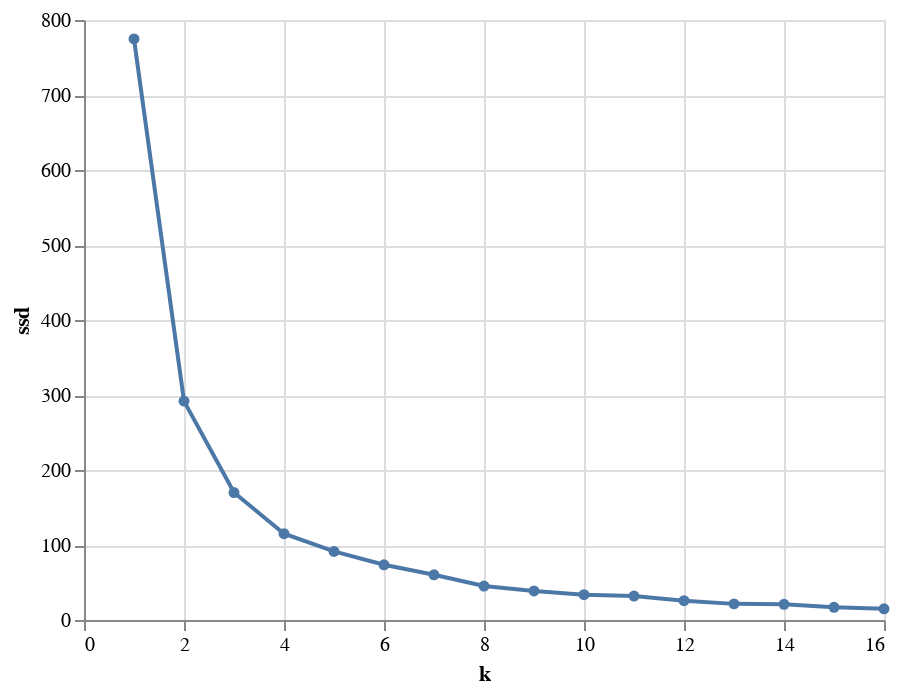

Notebook code cell kept with this figure:
### Code cell
from sklearn.cluster import MiniBatchKMeans
import altair as alt

data_matrix = [list(row.values) for _, row in one_hot_encoded.iterrows()]

# escolhendo k
qualidade = pd.DataFrame(columns = ['k', 'ssd'])
for k in range(1,17, 1):
  # kmeans = KMeans(n_clusters=k, random_state=0)
  kmeans = MiniBatchKMeans(n_clusters=k, init_size=1024, batch_size=2048, random_state=20)
  kmeans.fit(data_matrix)
  qualidade = qualidade.append({'k': k, 'ssd' : kmeans.inertia_}, ignore_index=True)

alt.Chart(qualidade).mark_line(
    point=True
).encode(
    x = 'k',
    y = alt.Y('ssd', scale = alt.Scale(zero=False))
)

### Figure 1 — Vega-Lite specification as saved in the notebook (floating-point values rounded to 4 significant figures)
{"config": {"view": {"continuousWidth": 400, "continuousHeight": 300}}, "data": {"name": "data-190c0207509eb14f79100e9071e316ad"}, "mark": {"type": "line", "point": true}, "encoding": {"x": {"field": "k", "type": "quantitative"}, "y": {"field": "ssd", "scale": {"zero": false}, "type": "quantitative"}}, "$schema": "https://vega.github.io/schema/vega-lite/v4.17.0.json", "datasets": {"data-190c0207509eb14f79100e9071e316ad": [{"k": 1.0, "ssd": 774.7}, {"k": 2.0, "ssd": 291.8}, {"k": 3.0, "ssd": 169.9}, {"k": 4.0, "ssd": 115.0}, {"k": 5.0, "ssd": 91.46}, {"k": 6.0, "ssd": 73.59}, {"k": 7.0, "ssd": 60.29}, {"k": 8.0, "ssd": 45.27}, {"k": 9.0, "ssd": 38.77}, {"k": 10.0, "ssd": 33.68}, {"k": 11.0, "ssd": 31.87}, {"k": 12.0, "ssd": 25.72}, {"k": 13.0, "ssd": 21.5}, {"k": 14.0, "ssd": 20.99}, {"k": 15.0, "ssd": 16.94}, {"k": 16.0, "ssd": 14.94}]}}
